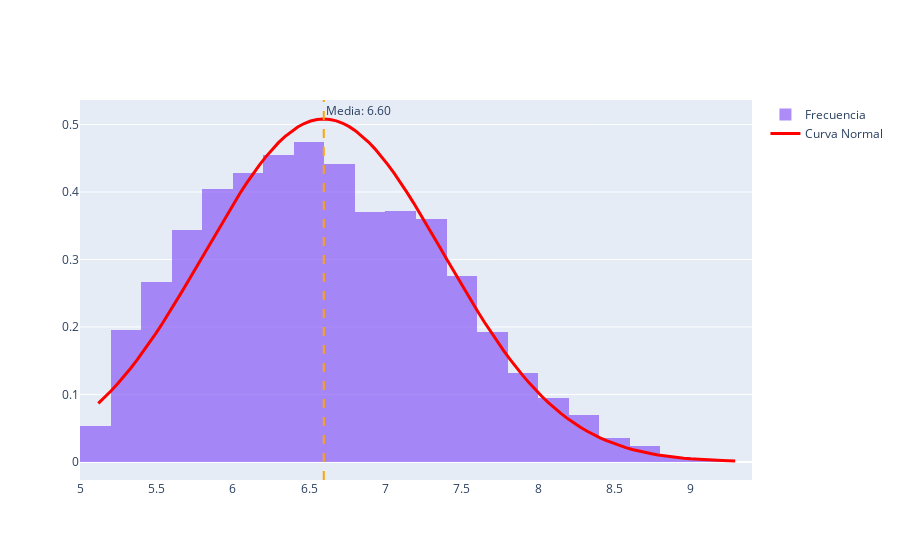

The notebook cell this image was saved under:
### Markdown cell above
#### Paso 3: Agregar Línea Vertical en la Media

Se marca visualmente la media para identificar el score típico.

---

### Code cell
fig1.add_vline(x=media, line_dash="dash", line_color="orange",
              annotation_text=f"Media: {media:.2f}")
